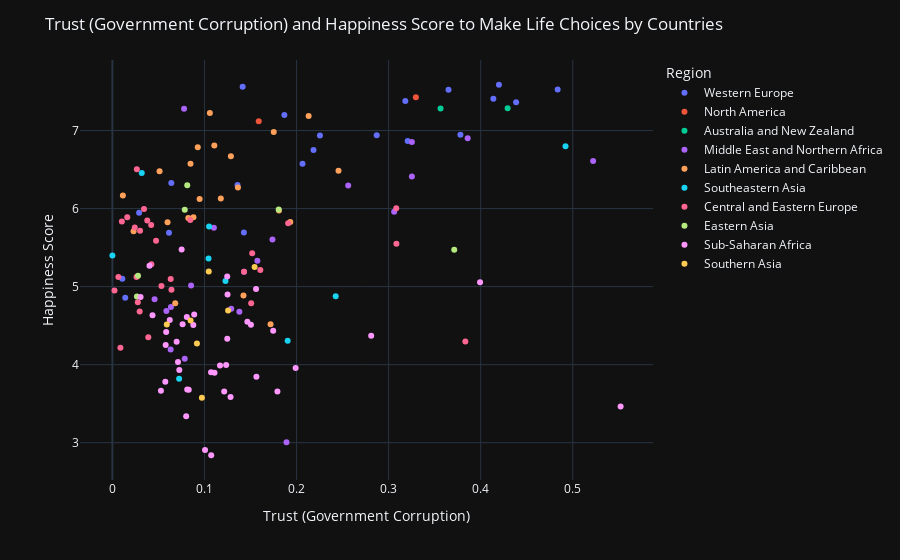

Notebook cell for this chart:
### Code cell
fig=px.scatter(df1,
              x='Trust (Government Corruption)',
              y='Happiness Score',              
              animation_group= df1["Country"],
             
              template='plotly_dark',
              color='Region',
              hover_name='Country',
              size_max=60)
fig.update_layout(title='Trust (Government Corruption) and Happiness Score to Make Life Choices by Countries')
fig.show()

### Figure 1 — Plotly figure (JSON) as saved in the notebook; plotly's stock layout.template omitted (floating-point values rounded to 4 significant figures)
{"data": [{"hovertemplate": "<b>%{hovertext}</b><br><br>Region=Western Europe<br>Trust (Government Corruption)=%{x}<br>Happiness Score=%{y}<extra></extra>", "hovertext": ["Switzerland", "Iceland", "Denmark", "Norway", "Finland", "Netherlands", "Sweden", "Austria", "Luxembourg", "Ireland", "Belgium", "United Kingdom", "Germany", "France", "Spain", "Malta", "Italy", "North Cyprus", "Cyprus", "Portugal", "Greece"], "ids": ["Switzerland", "Iceland", "Denmark", "Norway", "Finland", "Netherlands", "Sweden", "Austria", "Luxembourg", "Ireland", "Belgium", "United Kingdom", "Germany", "France", "Spain", "Malta", "Italy", "North Cyprus", "Cyprus", "Portugal", "Greece"], "legendgroup": "Western Europe", "marker": {"color": "#636efa", "symbol": "circle"}, "mode": "markers", "name": "Western Europe", "orientation": "v", "showlegend": true, "type": "scatter", "x": [0.4198, 0.1414, 0.4836, 0.365, 0.4137, 0.3181, 0.4384, 0.1868, 0.378, 0.287, 0.2254, 0.3207, 0.2184, 0.2065, 0.06398, 0.1359, 0.02901, 0.1428, 0.06146, 0.01078, 0.01397], "xaxis": "x", "y": [7.587, 7.561, 7.527, 7.522, 7.406, 7.378, 7.364, 7.2, 6.946, 6.94, 6.937, 6.867, 6.75, 6.575, 6.329, 6.302, 5.948, 5.695, 5.689, 5.102, 4.857], "yaxis": "y"}, {"hovertemplate": "<b>%{hovertext}</b><br><br>Region=North America<br>Trust (Government Corruption)=%{x}<br>Happiness Score=%{y}<extra></extra>", "hovertext": ["Canada", "United States"], "ids": ["Canada", "United States"], "legendgroup": "North America", "marker": {"color": "#EF553B", "symbol": "circle"}, "mode": "markers", "name": "North America", "orientation": "v", "showlegend": true, "type": "scatter", "x": [0.3296, 0.1589], "xaxis": "x", "y": [7.427, 7.119], "yaxis": "y"}, {"hovertemplate": "<b>%{hovertext}</b><br><br>Region=Australia and New Zealand<br>Trust (Government Corruption)=%{x}<br>Happiness Score=%{y}<extra></extra>", "hovertext": ["New Zealand", "Australia"], "ids": ["New Zealand", "Australia"], "legendgroup": "Australia and New Zealand", "marker": {"color": "#00cc96", "symbol": "circle"}, "mode": "markers", "name": "Australia and New Zealand", "orientation": "v", "showlegend": true, "type": "scatter", "x": [0.4292, 0.3564], "xaxis": "x", "y": [7.286, 7.284], "yaxis": "y"}, {"hovertemplate": "<b>%{hovertext}</b><br><br>Region=Middle East and Northern Africa<br>Trust (Government Corruption)=%{x}<br>Happiness Score=%{y}<extra></extra>", "hovertext": ["Israel", "United Arab Emirates", "Oman", "Qatar", "Saudi Arabia", "Kuwait", "Bahrain", "Libya", "Algeria", "Turkey", "Jordan", "Morocco", "Lebanon", "Tunisia", "Palestinian Territories", "Iran", "Iraq", "Egypt", "Yemen", "Syria"], "ids": ["Israel", "United Arab Emirates", "Oman", "Qatar", "Saudi Arabia", "Kuwait", "Bahrain", "Libya", "Algeria", "Turkey", "Jordan", "Morocco", "Lebanon", "Tunisia", "Palestinian Territories", "Iran", "Iraq", "Egypt", "Yemen", "Syria"], "legendgroup": "Middle East and Northern Africa", "marker": {"color": "#ab63fa", "symbol": "circle"}, "mode": "markers", "name": "Middle East and Northern Africa", "orientation": "v", "showlegend": true, "type": "scatter", "x": [0.07785, 0.3858, 0.3252, 0.5221, 0.3252, 0.2561, 0.306, 0.1102, 0.1738, 0.1575, 0.1429, 0.08546, 0.04582, 0.06358, 0.129, 0.05863, 0.1379, 0.06324, 0.07854, 0.1891], "xaxis": "x", "y": [7.278, 6.901, 6.853, 6.611, 6.411, 6.295, 5.96, 5.754, 5.605, 5.332, 5.192, 5.013, 4.839, 4.739, 4.715, 4.686, 4.677, 4.194, 4.077, 3.006], "yaxis": "y"}, {"hovertemplate": "<b>%{hovertext}</b><br><br>Region=Latin America and Caribbean<br>Trust (Government Corruption)=%{x}<br>Happiness Score=%{y}<extra></extra>", "hovertext": ["Costa Rica", "Mexico", "Brazil", "Venezuela", "Panama", "Chile", "Argentina", "Uruguay", "Colombia", "Suriname", "Trinidad and Tobago", "El Salvador", "Guatemala", "Ecuador", "Bolivia", "Paraguay", "Nicaragua", "Peru", "Jamaica", "Dominican Republic", "Honduras", "Haiti"], "ids": ["Costa Rica", "Mexico", "Brazil", "Venezuela", "Panama", "Chile", "Argentina", "Uruguay", "Colombia", "Suriname", "Trinidad and Tobago", "El Salvador", "Guatemala", "Ecuador", "Bolivia", "Paraguay", "Nicaragua", "Peru", "Jamaica", "Dominican Republic", "Honduras", "Haiti"], "legendgroup": "Latin America and Caribbean", "marker": {"color": "#FFA15A", "symbol": "circle"}, "mode": "markers", "name": "Latin America and Caribbean", "orientation": "v", "showlegend": true, "type": "scatter", "x": [0.1058, 0.2131, 0.1752, 0.1107, 0.0927, 0.1287, 0.08484, 0.2456, 0.0512, 0.1363, 0.0114, 0.1178, 0.09472, 0.1809, 0.088, 0.08242, 0.1932, 0.05989, 0.02299, 0.1423, 0.06825, 0.1718], "xaxis": "x", "y": [7.226, 7.187, 6.983, 6.81, 6.786, 6.67, 6.574, 6.485, 6.477, 6.269, 6.168, 6.13, 6.123, 5.975, 5.89, 5.878, 5.828, 5.824, 5.709, 4.885, 4.788, 4.518], "yaxis": "y"}, {"hovertemplate": "<b>%{hovertext}</b><br><br>Region=Southeastern Asia<br>Trust (Government Corruption)=%{x}<br>Happiness Score=%{y}<extra></extra>", "hovertext": ["Singapore", "Thailand", "Malaysia", "Indonesia", "Vietnam", "Philippines", "Laos", "Myanmar", "Cambodia"], "ids": ["Singapore", "Thailand", "Malaysia", "Indonesia", "Vietnam", "Philippines", "Laos", "Myanmar", "Cambodia"], "legendgroup": "Southeastern Asia", "marker": {"color": "#19d3f3", "symbol": "circle"}, "mode": "markers", "name": "Southeastern Asia", "orientation": "v", "showlegend": true, "type": "scatter", "x": [0.4921, 0.03187, 0.105, 0, 0.1044, 0.1228, 0.2425, 0.1903, 0.07247], "xaxis": "x", "y": [6.798, 6.455, 5.77, 5.399, 5.36, 5.073, 4.876, 4.307, 3.819], "yaxis": "y"}, {"hovertemplate": "<b>%{hovertext}</b><br><br>Region=Central and Eastern Europe<br>Trust (Government Corruption)=%{x}<br>Happiness Score=%{y}<extra></extra>", "hovertext": ["Czech Republic", "Uzbekistan", "Slovakia", "Moldova", "Kazakhstan", "Slovenia", "Lithuania", "Belarus", "Poland", "Croatia", "Russia", "Kosovo", "Turkmenistan", "Estonia", "Kyrgyzstan", "Azerbaijan", "Montenegro", "Romania", "Serbia", "Latvia", "Macedonia", "Albania", "Bosnia and Herzegovina", "Hungary", "Tajikistan", "Ukraine", "Armenia", "Georgia", "Bulgaria"], "ids": ["Czech Republic", "Uzbekistan", "Slovakia", "Moldova", "Kazakhstan", "Slovenia", "Lithuania", "Belarus", "Poland", "Croatia", "Russia", "Kosovo", "Turkmenistan", "Estonia", "Kyrgyzstan", "Azerbaijan", "Montenegro", "Romania", "Serbia", "Latvia", "Macedonia", "Albania", "Bosnia and Herzegovina", "Hungary", "Tajikistan", "Ukraine", "Armenia", "Georgia", "Bulgaria"], "legendgroup": "Central and Eastern Europe", "marker": {"color": "#FF6692", "symbol": "circle"}, "mode": "markers", "name": "Central and Eastern Europe", "orientation": "v", "showlegend": true, "type": "scatter", "x": [0.02652, 0.3083, 0.03431, 0.01615, 0.08454, 0.03787, 0.01031, 0.1909, 0.04212, 0.0243, 0.03005, 0.04741, 0.3084, 0.1518, 0.04232, 0.1606, 0.143, 0.00649, 0.02617, 0.06332, 0.05327, 0.06413, 0.00227, 0.02758, 0.1507, 0.02961, 0.039, 0.3833, 0.00872], "xaxis": "x", "y": [6.505, 6.003, 5.995, 5.889, 5.855, 5.848, 5.833, 5.813, 5.791, 5.759, 5.716, 5.589, 5.548, 5.429, 5.286, 5.212, 5.192, 5.124, 5.123, 5.098, 5.007, 4.959, 4.949, 4.8, 4.786, 4.681, 4.35, 4.297, 4.218], "yaxis": "y"}, {"hovertemplate": "<b>%{hovertext}</b><br><br>Region=Eastern Asia<br>Trust (Government Corruption)=%{x}<br>Happiness Score=%{y}<extra></extra>", "hovertext": ["Taiwan", "Japan", "South Korea", "Hong Kong", "China", "Mongolia"], "ids": ["Taiwan", "Japan", "South Korea", "Hong Kong", "China", "Mongolia"], "legendgroup": "Eastern Asia", "marker": {"color": "#B6E880", "symbol": "circle"}, "mode": "markers", "name": "Eastern Asia", "orientation": "v", "showlegend": true, "type": "scatter", "x": [0.08129, 0.1806, 0.07857, 0.3712, 0.02781, 0.02666], "xaxis": "x", "y": [6.298, 5.987, 5.984, 5.474, 5.14, 4.874], "yaxis": "y"}, {"hovertemplate": "<b>%{hovertext}</b><br><br>Region=Sub-Saharan Africa<br>Trust (Government Corruption)=%{x}<br>Happiness Score=%{y}<extra></extra>", "hovertext": ["Mauritius", "Nigeria", "Zambia", "Somaliland region", "Mozambique", "Lesotho", "Swaziland", "South Africa", "Ghana", "Zimbabwe", "Liberia", "Sudan", "Congo (Kinshasa)", "Ethiopia", "Sierra Leone", "Mauritania", "Kenya", "Djibouti", "Botswana", "Malawi", "Cameroon", "Angola", "Mali", "Congo (Brazzaville)", "Comoros", "Uganda", "Senegal", "Gabon", "Niger", "Tanzania", "Madagascar", "Central African Republic", "Chad", "Guinea", "Ivory Coast", "Burkina Faso", "Rwanda", "Benin", "Burundi", "Togo"], "ids": ["Mauritius", "Nigeria", "Zambia", "Somaliland region", "Mozambique", "Lesotho", "Swaziland", "South Africa", "Ghana", "Zimbabwe", "Liberia", "Sudan", "Congo (Kinshasa)", "Ethiopia", "Sierra Leone", "Mauritania", "Kenya", "Djibouti", "Botswana", "Malawi", "Cameroon", "Angola", "Mali", "Congo (Brazzaville)", "Comoros", "Uganda", "Senegal", "Gabon", "Niger", "Tanzania", "Madagascar", "Central African Republic", "Chad", "Guinea", "Ivory Coast", "Burkina Faso", "Rwanda", "Benin", "Burundi", "Togo"], "legendgroup": "Sub-Saharan Africa", "marker": {"color": "#FF97FF", "symbol": "circle"}, "mode": "markers", "name": "Sub-Saharan Africa", "orientation": "v", "showlegend": true, "type": "scatter", "x": [0.07521, 0.0403, 0.1247, 0.3993, 0.156, 0.125, 0.0306, 0.08884, 0.04355, 0.08079, 0.06232, 0.1466, 0.07625, 0.1505, 0.08786, 0.1746, 0.05839, 0.2811, 0.1247, 0.06977, 0.05786, 0.07122, 0.1235, 0.1169, 0.199, 0.07267, 0.1071, 0.1109, 0.1564, 0.05747, 0.08124, 0.08289, 0.05269, 0.1214, 0.1792, 0.1283, 0.5519, 0.0801, 0.1006, 0.1073], "xaxis": "x", "y": [5.477, 5.268, 5.129, 5.057, 4.971, 4.898, 4.867, 4.642, 4.633, 4.61, 4.571, 4.55, 4.517, 4.512, 4.507, 4.436, 4.419, 4.369, 4.332, 4.292, 4.252, 4.033, 3.995, 3.989, 3.956, 3.931, 3.904, 3.896, 3.845, 3.781, 3.681, 3.678, 3.667, 3.656, 3.655, 3.587, 3.465, 3.34, 2.905, 2.839], "yaxis": "y"}, {"hovertemplate": "<b>%{hovertext}</b><br><br>Region=Southern Asia<br>Trust (Government Corruption)=%{x}<br>Happiness Score=%{y}<extra></extra>", "hovertext": ["Bhutan", "Pakistan", "Bangladesh", "India", "Nepal", "Sri Lanka", "Afghanistan"], "ids": ["Bhutan", "Pakistan", "Bangladesh", "India", "Nepal", "Sri Lanka", "Afghanistan"], "legendgroup": "Southern Asia", "marker": {"color": "#FECB52", "symbol": "circle"}, "mode": "markers", "name": "Southern Asia", "orientation": "v", "showlegend": true, "type": "scatter", "x": [0.1545, 0.1046, 0.1257, 0.08492, 0.05907, 0.09179, 0.09719], "xaxis": "x", "y": [5.253, 5.194, 4.694, 4.565, 4.514, 4.271, 3.575], "yaxis": "y"}], "layout": {"legend": {"title": {"text": "Region"}, "tracegroupgap": 0}, "margin": {"t": 60}, "title": {"text": "Trust (Government Corruption) and Happiness Score to Make Life Choices by Countries"}, "xaxis": {"anchor": "y", "domain": [0, 1], "title": {"text": "Trust (Government Corruption)"}}, "yaxis": {"anchor": "x", "domain": [0, 1], "title": {"text": "Happiness Score"}}}}
